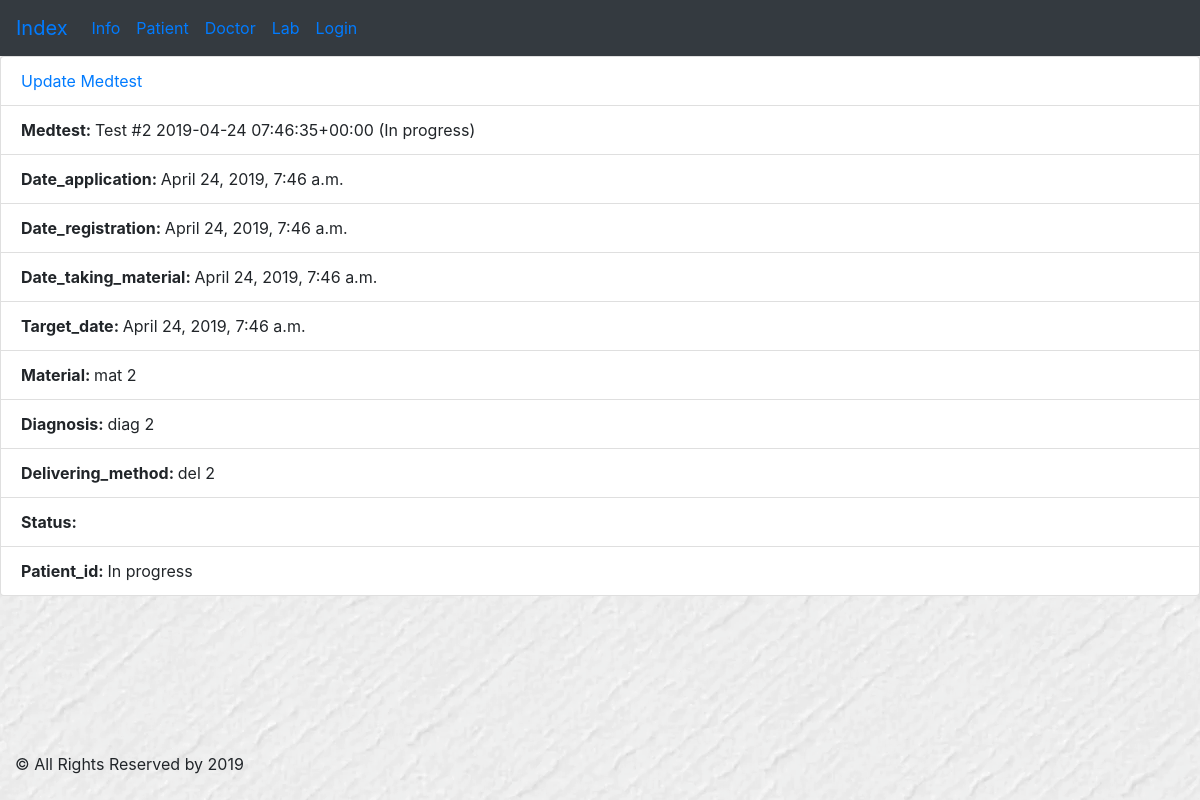
Before: /lab/tests/2 with the older database file.
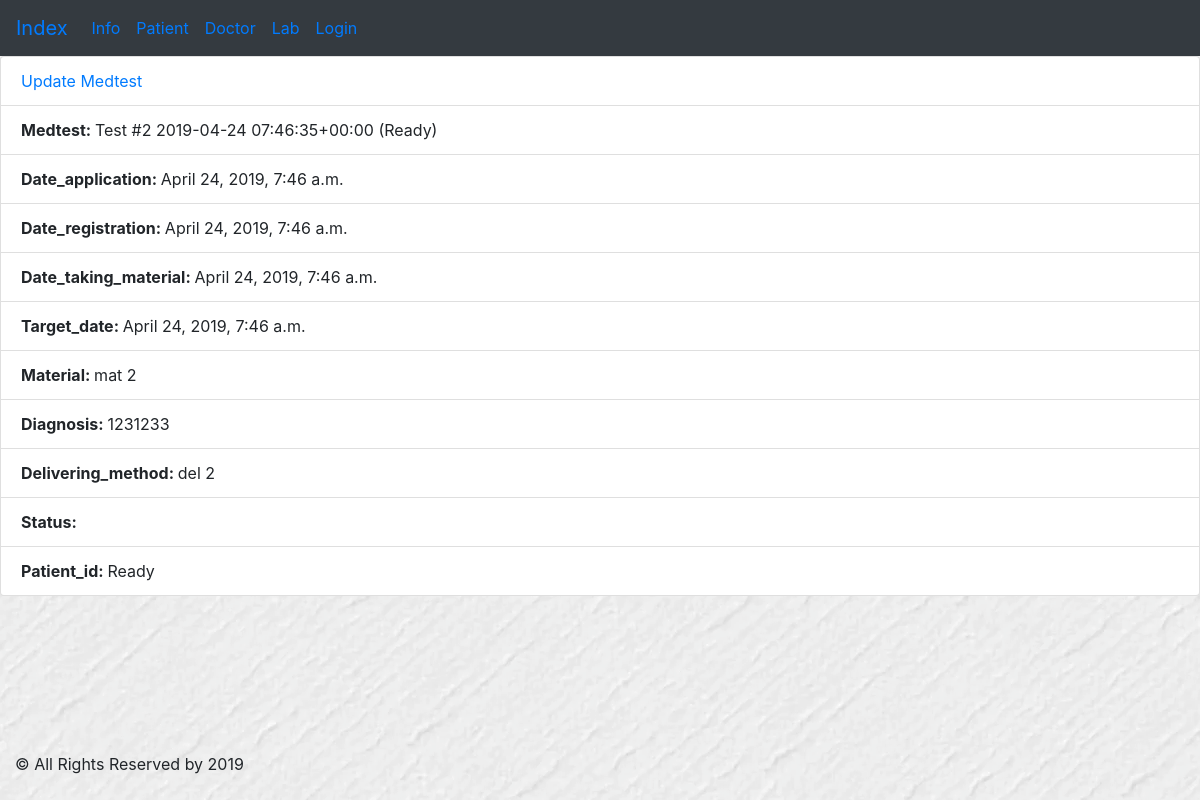
After: the same page with the newer database file.
### doctor/models.py (models this page shows, shortened)
class MedicalTests(models.Model):
    READINESS = (
        (0, 'In progress'),
        (1, 'Ready')
    )
    date_application = models.DateTimeField(default=timezone.now)
    date_registration = models.DateTimeField(default=timezone.now)
    date_taking_material = models.DateTimeField(default=timezone.now)
    target_date = models.DateTimeField(default=timezone.now)
    material = models.CharField(max_length=45)
    diagnosis = models.CharField(max_length=45)
    delivering_method = models.CharField(max_length=25)
    readiness = models.BooleanField(choices=READINESS, default=0)
    patient_id = models.ForeignKey(Patient, on_delete=models.CASCADE)
    doctor_id = models.ForeignKey(Doctor, on_delete=models.SET_NULL, null=True)
    def __str__(self):
        return 'Test #' + str(self.id) + ' ' + str(self.date_application) + ' (' + str(self.get_readiness_display()) + ')'

### lab/views.py (the view)
# urls.py: path('tests/<int:medpk>', views.MedicalTestsDetailView.as_view(),    name='medtest_details')
class MedicalTestsDetailView(generic.DetailView):
    model = MedicalTests
    template_name = 'lab/medtest_details.html'
    queryset = Patient.objects.all()
    def get_object(self, queryset=None):
        m_id = self.kwargs.get("medpk")
        return get_object_or_404(MedicalTests, id=m_id)

### lab/templates/lab/medtest_details.html (shortened to what this page needs)
{% extends 'extends/base.html' %}
{% block content %}
    <ul class="list-group">
    <li class="list-group-item"><a href="{% url 'lab:medtests_update' object.id %}">Update Medtest</a></li>
  <li class="list-group-item"><b>Medtest: </b> {{ object }}</li>
  <li class="list-group-item"><b>Date_application: </b> {{ object.date_application }}</li>
  <li class="list-group-item"><b>Date_registration: </b> {{ object.date_registration }}</li>
  <li class="list-group-item"><b>Date_taking_material: </b> {{ object.date_taking_material }}</li>
  <li class="list-group-item"><b>Target_date: </b> {{ object.target_date }}</li>
  <li class="list-group-item"><b>Material: </b> {{ object.material }}</li>
  <li class="list-group-item"><b>Diagnosis: </b> {{ object.diagnosis }}</li>
  <li class="list-group-item"><b>Delivering_method: </b> {{ object.delivering_method }}</li>
  <li class="list-group-item"><b>Status: </b> {{ object.get_status_display }}</li>
  <li class="list-group-item"><b>Patient_id: </b> {{  object.get_readiness_display }}</li>
</ul>
{% endblock %}

Changed rows visible on the page:
changed MedicalTests "mat 2": id+date_application+readiness "Test #2 2019-04-24 07:46:35+00:00 (In progress)" → "Test #2 2019-04-24 07:46:35+00:00 (Ready)"; diagnosis "diag 2" → "1231233"; readiness "In progress" → "Ready"
